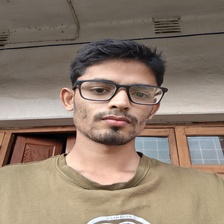
#> input picture DL/dataset/person/men/img0001.jpg, 224 x 224 px
$ python check_fliplr.py
#> lines starting #> are read from the running program, lines starting #| are printed output that depends on the picture
import numpy as np
import matplotlib.pyplot as plt
import cv2
import os
cwd = os.getcwd()
print(cwd)
img_path = cwd + '/dataset/person/men/img0001.jpg'

img = cv2.imread(img_path,0)
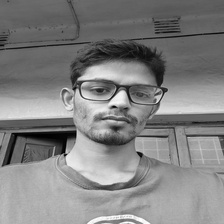
#> img: shape (224, 224); min 0, max 255, mean 129.5

if img is None:
    print("Error: Image not found.")

plt.figure(figsize=(10,5))
plt.subplot(1,2,1)
plt.imshow(img, cmap='gray')
plt.title('Original Image')
flipped_img = np.fliplr(img)
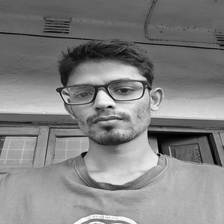
#> flipped_img: shape (224, 224); min 0, max 255, mean 129.5
plt.subplot(1,2,2)
plt.imshow(flipped_img, cmap='gray')
plt.title('Flipped Image')
plt.show()
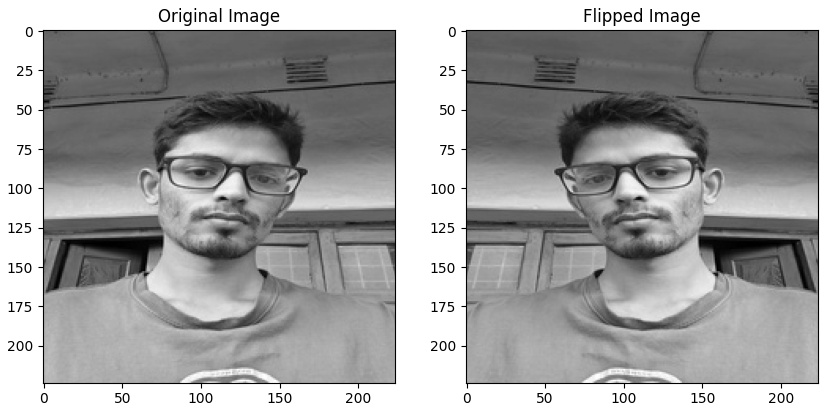
#> figure drawn by matplotlib, 2 panels

$ run again, with DL/dataset/person/men/img0002.jpg copied over DL/dataset/person/men/img0001.jpg
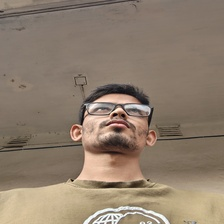
#> input picture DL/dataset/person/men/img0002.jpg, 224 x 224 px
#> `flipped_img = np.fliplr(img)`:
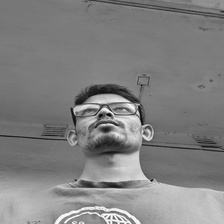
#> flipped_img: shape (224, 224); min 1, max 255, mean 129
#> `plt.show()`:
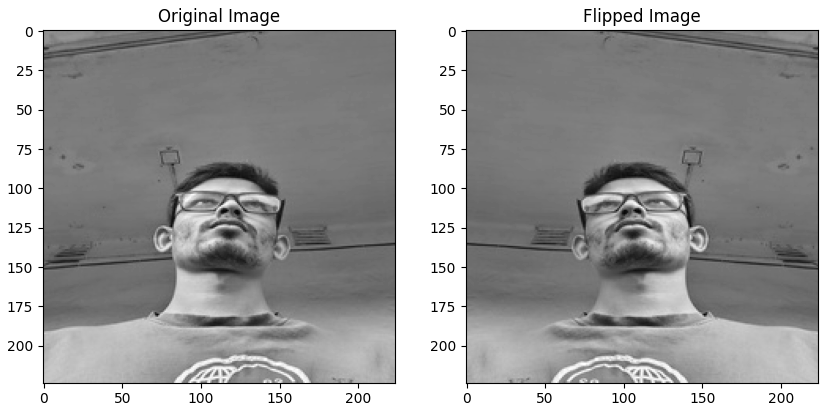
#> figure drawn by matplotlib, 2 panels

$ run again, with DL/dataset/person/men/img0003.jpg copied over DL/dataset/person/men/img0001.jpg
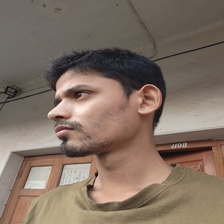
#> input picture DL/dataset/person/men/img0003.jpg, 224 x 224 px
#> `flipped_img = np.fliplr(img)`:
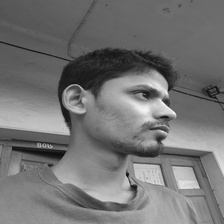
#> flipped_img: shape (224, 224); min 7, max 249, mean 115.3
#> `plt.show()`:
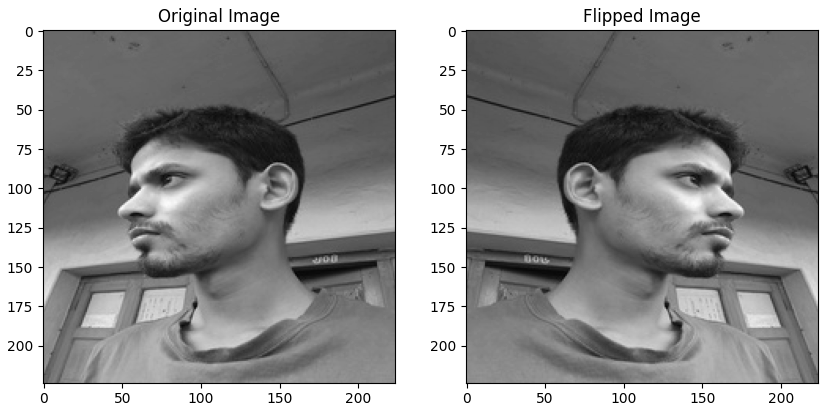
#> figure drawn by matplotlib, 2 panels

$ run again, with DL/dataset/person/men/img0004.jpg copied over DL/dataset/person/men/img0001.jpg
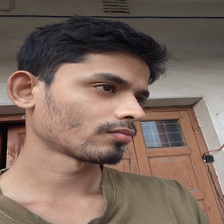
#> input picture DL/dataset/person/men/img0004.jpg, 224 x 224 px
#> `flipped_img = np.fliplr(img)`:
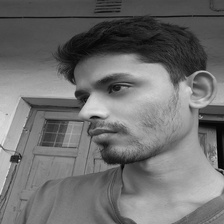
#> flipped_img: shape (224, 224); min 0, max 228, mean 110.5
#> `plt.show()`:
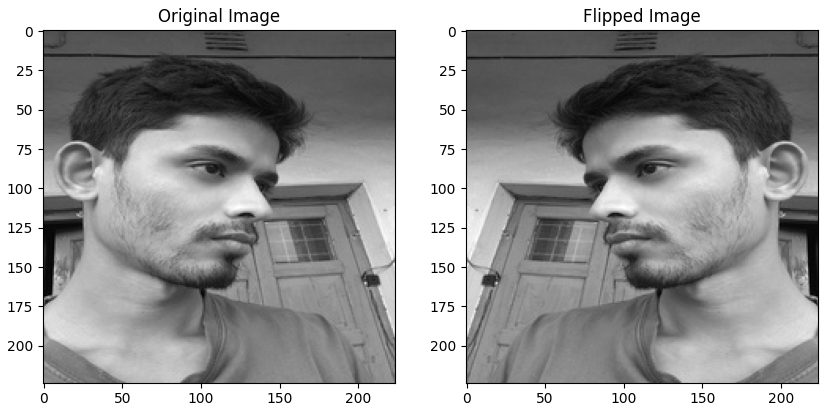
#> figure drawn by matplotlib, 2 panels
